Frame 1 (no input): blank canvas, image omitted
Frame 60 (the mouse pressed at the canvas centre just before this capture): blank canvas, image omitted
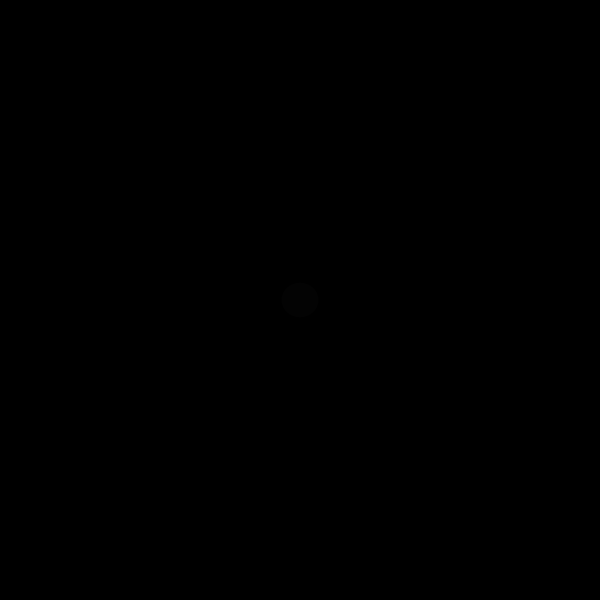
Frame 120 (the mouse held since frame 60 and released just before this capture)

The Processing sketch whose frames 1 and 60 were blank and that drew this single picture after the mouse press (run headless with seeded random() and noise(); from frame 60 on, the mouse is pressed at the canvas centre):

// Processing sketch: processing_55986
// ── processing_55986.pde

int MAX_PULSES = 50000; // max number of events on-screen
int numPulses = 0; // initial number of events on-screen

Pulse pulses[] = new Pulse[MAX_PULSES]; // pulse array

void setup() { // set up us the document
  size(600, 600);
  smooth(); // anti-aliasing ftw
  noStroke(); // no frickin' borders!
}

void draw() { // draw stuff on the screen
  background(0); // black background

  for (int i=0; i < numPulses; i++) { // for all of the pulses that exist
    pulses[i].draw(); // draw ALL THE PULSES!!!!1
  }
}

void mousePressed() { // on left click
  addPulse(mouseX, mouseY); // add another pulse
}

void mouseDragged() { // when the mouse is moved
  addPulse(mouseX, mouseY); // place another pulse at the mouse coords
}

void keyPressed() { // when a key is pressed
  if (key == 32) {  // if it is the space bar
    numPulses = 0; // clear the screen
  } 
}

void addPulse(int newX, int newY) { // new function to add pulse to the screen
  if (numPulses < MAX_PULSES) { // if we have not reached our limit
    pulses[numPulses] = new Pulse(newX, newY); // set a new pulse in the array
    numPulses++; // increase our numPulses variable by one
  }
}

class Pulse {
  float SCALE = random(10,40); // random size from 10-40px in diameter
  int x;    // x-coordinate of the pulse
  int y;    // y-coordinate of the pulse
  float s;  // size of the pulse

  Pulse(int pulseX, int pulseY) { // set the initial pulse variables
    x = pulseX; // set the y-coordinate of the pulse to the determined mouse location
    y = pulseY; // same for x
    s = 0; // reset the size
  }

  void draw() { // this actually draws the pulse ellipse shapes
    fill(random(200,255),random(200,255),random(200,255),random(255)); // random color
    ellipse(x, y, sin(s)*SCALE+random(10), sin(s)*SCALE+random(10)); // draw the ellipse, randomize the H and W a little and make it all wibbly wobbly!
    s += random(0.05); // determine the speed of the pulse based on how much the size changes each frame
  }
}
